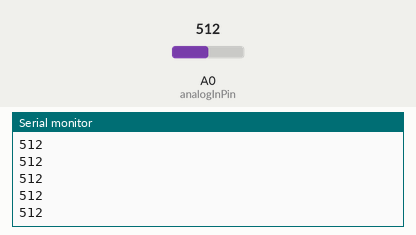
This sketch was run on a simulated Arduino Uno, built with avr-gcc and run on an emulated ATmega328P. On the bench: the last lines printed to the serial monitor. The test bench sets the inputs (shaded band); at power-on: A0 (analogInPin) = 512.

Above: at 1.2 s.
1.3 s: A0 (analogInPin) set to 716
At 1.56 s:
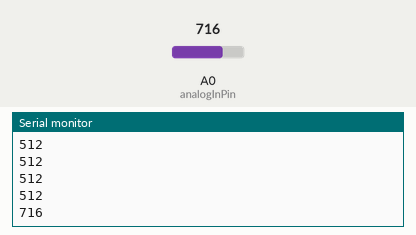
2.8 s: A0 (analogInPin) set to 900
At 2.96 s:
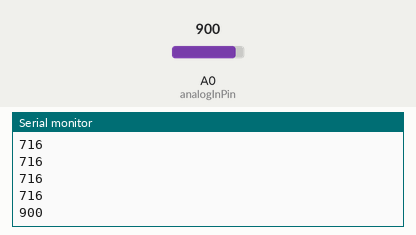
Timing chart, 0 to 5.8 s (numbered marks = the images above; inputs shaded):
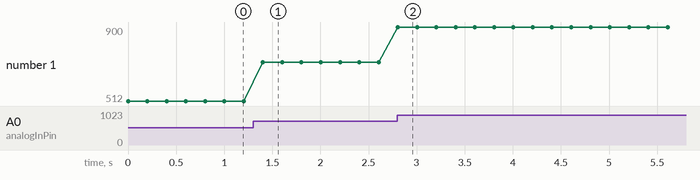

The sketch:

051_FlameSensor.ino
```cpp
//A full description of this module (and many others) can be downloaded at: https://eve_arduino

const int analogInPin = A0;

void setup()
{
  Serial.begin(9600);
}

void loop()
{
  int sensorValue = analogRead(analogInPin);
  Serial.println(sensorValue);
  delay(200);
}
```

Measured:
- after the input at 1.3 s, the serial monitor: prints a new line after 0.10 s (image 1)
- after the input at 2.8 s, the serial monitor: prints a new line at once (image 2)
- plotted number 1: 512 → 716 after the input at 1.3 s, 716 → 900 after the input at 2.8 s
